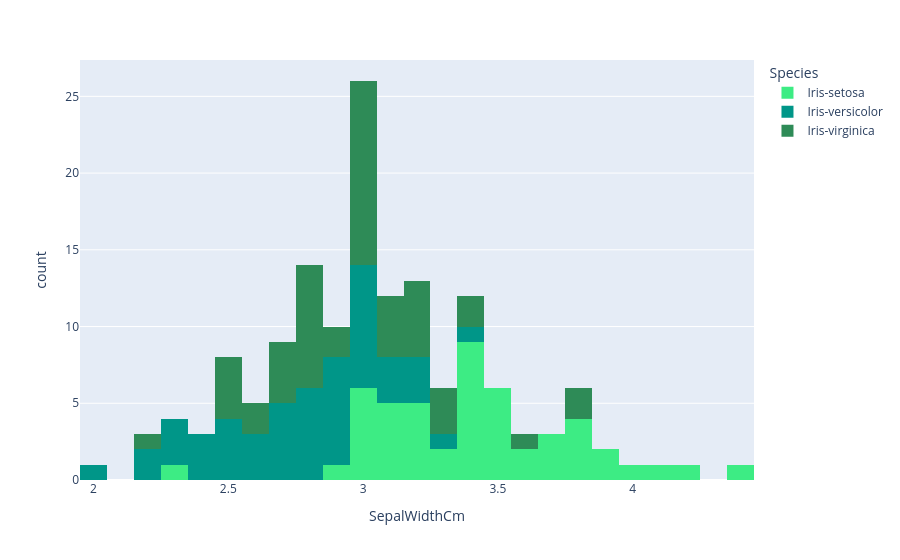

Notebook code for this chart:
### Code cell
fig = px.histogram(data_frame=iris, x='SepalWidthCm',color='Species',color_discrete_sequence=['#3dec84 ','#009688 ','#2E8B57 '],nbins=30)
fig.show()

### Figure 1 — Plotly figure (JSON) as saved in the notebook; plotly's stock layout.template omitted (floating-point values rounded to 4 significant figures)
{"data": [{"bingroup": "x", "hovertemplate": "Species=Iris-setosa<br>SepalWidthCm=%{x}<br>count=%{y}<extra></extra>", "legendgroup": "Iris-setosa", "marker": {"color": "#3dec84 ", "pattern": {"shape": ""}}, "name": "Iris-setosa", "nbinsx": 30, "orientation": "v", "showlegend": true, "type": "histogram", "x": [3.5, 3.0, 3.2, 3.1, 3.6, 3.9, 3.4, 3.4, 2.9, 3.1, 3.7, 3.4, 3.0, 3.0, 4.0, 4.4, 3.9, 3.5, 3.8, 3.8, 3.4, 3.7, 3.6, 3.3, 3.4, 3.0, 3.4, 3.5, 3.4, 3.2, 3.1, 3.4, 4.1, 4.2, 3.1, 3.2, 3.5, 3.1, 3.0, 3.4, 3.5, 2.3, 3.2, 3.5, 3.8, 3.0, 3.8, 3.2, 3.7, 3.3], "xaxis": "x", "yaxis": "y"}, {"bingroup": "x", "hovertemplate": "Species=Iris-versicolor<br>SepalWidthCm=%{x}<br>count=%{y}<extra></extra>", "legendgroup": "Iris-versicolor", "marker": {"color": "#009688 ", "pattern": {"shape": ""}}, "name": "Iris-versicolor", "nbinsx": 30, "orientation": "v", "showlegend": true, "type": "histogram", "x": [3.2, 3.2, 3.1, 2.3, 2.8, 2.8, 3.3, 2.4, 2.9, 2.7, 2.0, 3.0, 2.2, 2.9, 2.9, 3.1, 3.0, 2.7, 2.2, 2.5, 3.2, 2.8, 2.5, 2.8, 2.9, 3.0, 2.8, 3.0, 2.9, 2.6, 2.4, 2.4, 2.7, 2.7, 3.0, 3.4, 3.1, 2.3, 3.0, 2.5, 2.6, 3.0, 2.6, 2.3, 2.7, 3.0, 2.9, 2.9, 2.5, 2.8], "xaxis": "x", "yaxis": "y"}, {"bingroup": "x", "hovertemplate": "Species=Iris-virginica<br>SepalWidthCm=%{x}<br>count=%{y}<extra></extra>", "legendgroup": "Iris-virginica", "marker": {"color": "#2E8B57 ", "pattern": {"shape": ""}}, "name": "Iris-virginica", "nbinsx": 30, "orientation": "v", "showlegend": true, "type": "histogram", "x": [3.3, 2.7, 3.0, 2.9, 3.0, 3.0, 2.5, 2.9, 2.5, 3.6, 3.2, 2.7, 3.0, 2.5, 2.8, 3.2, 3.0, 3.8, 2.6, 2.2, 3.2, 2.8, 2.8, 2.7, 3.3, 3.2, 2.8, 3.0, 2.8, 3.0, 2.8, 3.8, 2.8, 2.8, 2.6, 3.0, 3.4, 3.1, 3.0, 3.1, 3.1, 3.1, 2.7, 3.2, 3.3, 3.0, 2.5, 3.0, 3.4, 3.0], "xaxis": "x", "yaxis": "y"}], "layout": {"barmode": "relative", "legend": {"title": {"text": "Species"}, "tracegroupgap": 0}, "margin": {"t": 60}, "xaxis": {"anchor": "y", "domain": [0, 1], "title": {"text": "SepalWidthCm"}}, "yaxis": {"anchor": "x", "domain": [0, 1], "title": {"text": "count"}}}}
